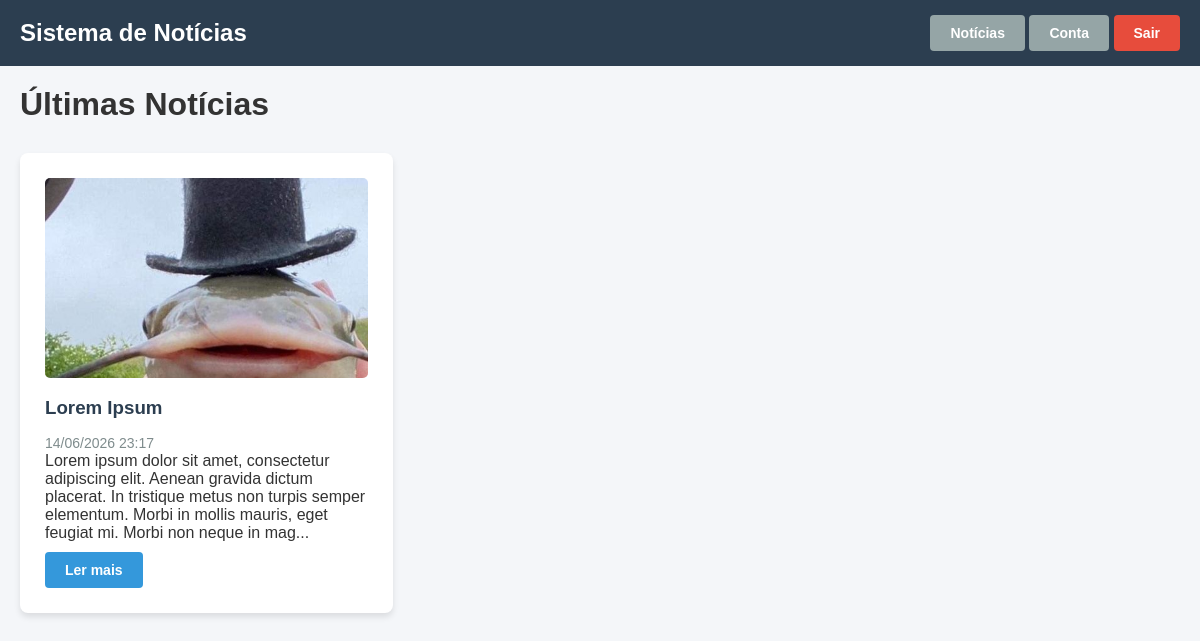
Before: / (signed in) with the older database file.
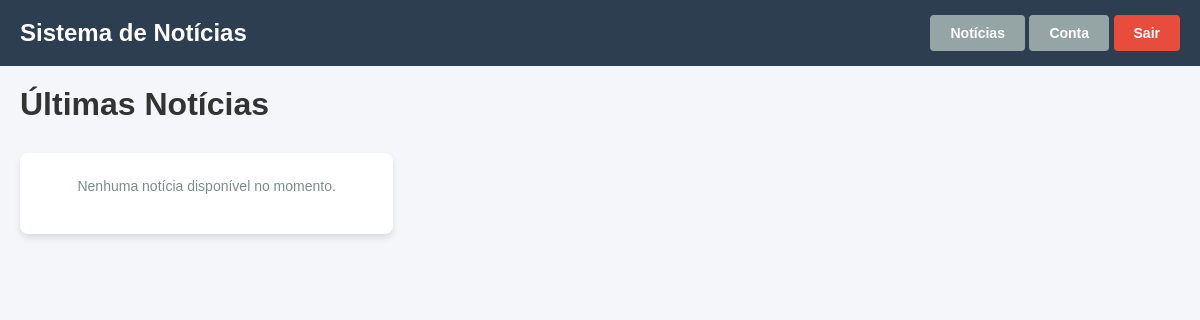
After: the same page with the newer database file.
### models.py (models this page shows)
class Noticia(db.Model):
    __tablename__ = 'noticias'
    id = db.Column(db.Integer, primary_key=True)
    titulo = db.Column(db.String(200), nullable=False)
    data_noticia = db.Column(db.DateTime, default=datetime.utcnow)
    texto = db.Column(db.Text, nullable=False)
    imagem = db.Column(db.String(500), nullable=True)
    ativo = db.Column(db.Boolean, default=True)
    created_by = db.Column(db.Integer, db.ForeignKey('users.id'))
    created_at = db.Column(db.DateTime, default=datetime.utcnow)

### app.py (the view)
@app.route('/')
def index():
    noticias = Noticia.query.filter_by(ativo=True).order_by(Noticia.data_noticia.desc()).all()
    return render_template('index.html', noticias=noticias)

### app.py (called while the page is built)
@login_manager.user_loader
def load_user(user_id):
    return User.query.get(int(user_id))

### models.py (called while the page is built)
    def is_admin(self):
        return self.tipo == 'admin' and self.ativo

### templates/index.html (shortened to what this page needs)
<!DOCTYPE html>
<html lang="pt-br">
<head>
    <link rel="stylesheet" href="{{ url_for('static', filename='style.css') }}">
</head>
<body>
    <nav class="navbar">
        <h2>Sistema de Notícias</h2>
        <div>
            <a href="{{ url_for('index') }}" class="btn btn-secondary">Notícias</a>
            {% if current_user.is_authenticated %}
                <a href="{{ url_for('usuario_perfil') }}" class="btn btn-secondary">Conta</a>
                <a href="{{ url_for('logout') }}" class="btn btn-danger">Sair</a>
            {% else %}
                <a href="{{ url_for('login') }}" class="btn btn-primary">Login</a>
            {% endif %}
        </div>
    </nav>
    <div class="container">
        <h1 style="margin-bottom: 30px;">Últimas Notícias</h1>
        <div class="noticias-grid">
            {% for noticia in noticias %}
            <div class="card">
                {% if noticia.imagem %}
                <img src="{{ noticia.imagem }}" alt="{{ noticia.titulo }}" class="noticia-imagem">
                {% endif %}
                <h3>{{ noticia.titulo }}</h3>
                <small class="text-muted">{{ noticia.data_noticia.strftime('%d/%m/%Y %H:%M') }}</small>
                <p>{{ noticia.texto[:200] }}{% if noticia.texto|length > 200 %}...{% endif %}</p>
                <a href="{{ url_for('noticia_detalhe', noticia_id=noticia.id) }}" class="btn btn-primary" style="margin-top: 10px; display: inline-block;">Ler mais</a>
            </div>
            {% else %}
            <div class="card">
                <p class="text-muted" style="text-align: center;">Nenhuma notícia disponível no momento.</p>
            </div>
            {% endfor %}
        </div>
    </div>
</body>
</html>

Changed rows visible on the page:
no longer on this page (row edited): Noticia: imagem (picture), titulo "Lorem Ipsum", data_noticia "14/06/2026 23:17", texto "Lorem ipsum dolor sit amet, consectetur adipiscing elit. Aenean gravida dictum placerat. In tristique metus non turpis semper elementum. Morbi in mollis mauris, eget feugiat mi. Morbi non neque in mag"
Other visible differences:
text now shown: "Nenhuma notícia disponível no momento."
